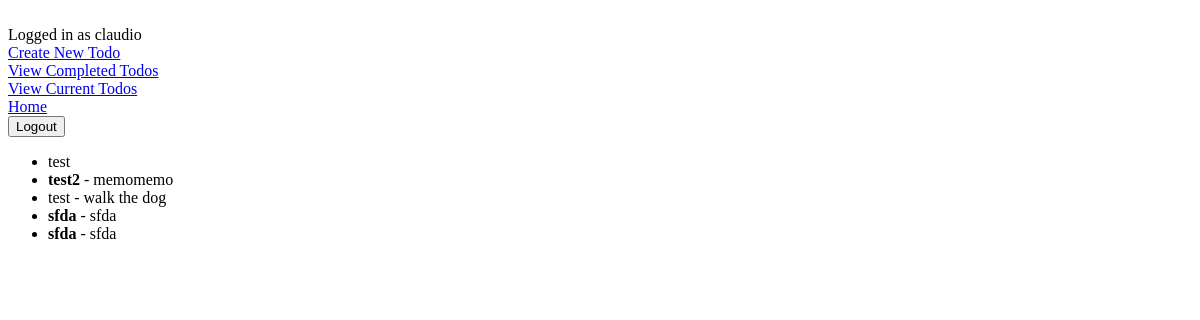
Before: /current/ (signed in) with the older database file.
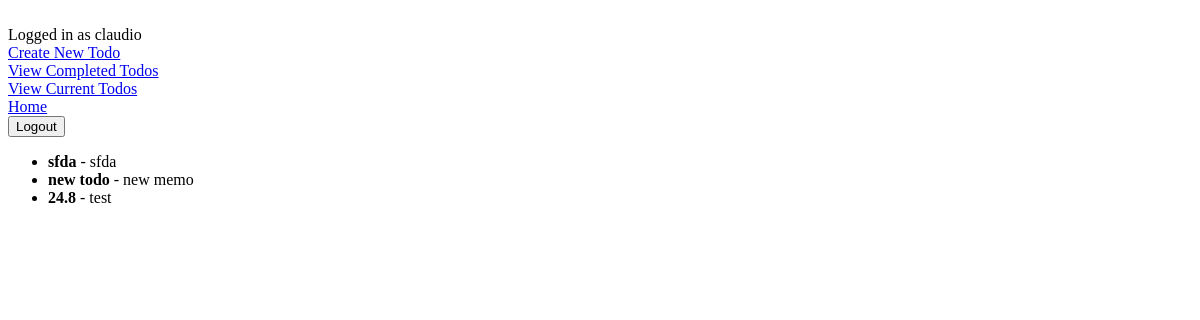
After: the same page with the newer database file.
### todo/models.py (models this page shows, shortened)
class Todo(models.Model):
    title = models.CharField(max_length = 100)
    description = models.TextField(blank=True)
    created = models.DateTimeField(auto_now_add=True)
    complete_date = models.DateField(null=True, blank=True)
    important_flag = models.BooleanField(default=False)
    user = models.ForeignKey(User,on_delete=models.CASCADE, null=True)

### todo/views.py (the view)
# urls.py: path('current/' , views.currenttodos, name='currenttodos'),
@login_required
def currenttodos(request):
    todos = Todo.objects.filter(user=request.user, complete_date__isnull=True)
    return render(request, 'todo/currenttodos.html', {'todos':todos})

### todo/templates/todo/currenttodos.html
{% extends 'todo/base.html' %}
{% block content %}
<ul>
    {% for todo in todos%}
    <li>
       {% if todo.important_flag%} <b> {% endif %} {{ todo.title }} {% if todo.important_flag %} </b> {% endif %}  {% if todo.description %}  - {{ todo.description }} {% endif %}
    </li>
    {% endfor %}
</ul>
{% endblock%}

Changed rows visible on the page:
no longer on this page (row edited): Todo: title "test"
no longer on this page (row edited): Todo: title "test2", description "memomemo"
no longer on this page (row edited): Todo: title "test", description "walk the dog"
no longer on this page (row edited): Todo: title "sfda", description "sfda"
added Todo: title "new todo", description "new memo"
added Todo: title "24.8", description "test"
